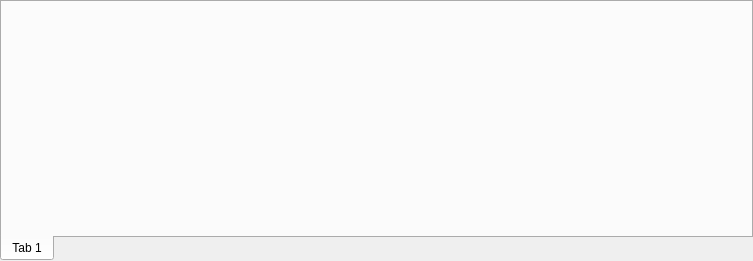
<?xml version="1.0" encoding="UTF-8"?>
<ui version="4.0">
 <class>CenterPanel</class>
 <widget class="QDockWidget" name="CenterPanel">
  <property name="geometry">
   <rect>
    <x>0</x>
    <y>0</y>
    <width>753</width>
    <height>261</height>
   </rect>
  </property>
  <property name="windowTitle">
   <string>CenterPanel</string>
  </property>
  <widget class="QWidget" name="dockWidgetContents">
   <layout class="QHBoxLayout" name="horizontalLayout">
    <property name="spacing">
     <number>0</number>
    </property>
    <property name="leftMargin">
     <number>0</number>
    </property>
    <property name="topMargin">
     <number>0</number>
    </property>
    <property name="rightMargin">
     <number>0</number>
    </property>
    <property name="bottomMargin">
     <number>0</number>
    </property>
    <item>
     <widget class="QTabWidget" name="m_tabWidget">
      <property name="tabPosition">
       <enum>QTabWidget::South</enum>
      </property>
      <property name="tabShape">
       <enum>QTabWidget::Rounded</enum>
      </property>
      <widget class="QWidget" name="tab">
       <attribute name="title">
        <string>Tab 1</string>
       </attribute>
      </widget>
     </widget>
    </item>
   </layout>
  </widget>
 </widget>
 <resources>
  <include location="../../../Resource/App.qrc"/>
 </resources>
 <connections/>
</ui>
